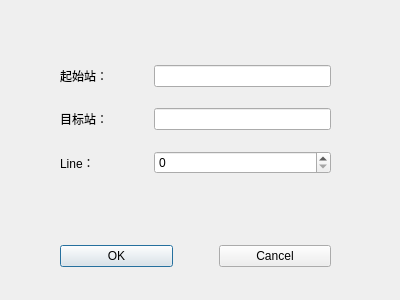
<?xml version="1.0" encoding="UTF-8"?>
<ui version="4.0">
 <class>Dialog</class>
 <widget class="QDialog" name="Dialog">
  <property name="geometry">
   <rect>
    <x>0</x>
    <y>0</y>
    <width>400</width>
    <height>300</height>
   </rect>
  </property>
  <property name="minimumSize">
   <size>
    <width>400</width>
    <height>300</height>
   </size>
  </property>
  <property name="maximumSize">
   <size>
    <width>400</width>
    <height>300</height>
   </size>
  </property>
  <property name="windowTitle">
   <string>Dialog</string>
  </property>
  <widget class="QWidget" name="layoutWidget">
   <property name="geometry">
    <rect>
     <x>20</x>
     <y>240</y>
     <width>351</width>
     <height>33</height>
    </rect>
   </property>
   <layout class="QHBoxLayout">
    <property name="spacing">
     <number>6</number>
    </property>
    <property name="leftMargin">
     <number>0</number>
    </property>
    <property name="topMargin">
     <number>0</number>
    </property>
    <property name="rightMargin">
     <number>0</number>
    </property>
    <property name="bottomMargin">
     <number>0</number>
    </property>
    <item>
     <spacer>
      <property name="orientation">
       <enum>Qt::Horizontal</enum>
      </property>
      <property name="sizeType">
       <enum>QSizePolicy::Preferred</enum>
      </property>
      <property name="sizeHint" stdset="0">
       <size>
        <width>40</width>
        <height>20</height>
       </size>
      </property>
     </spacer>
    </item>
    <item>
     <widget class="QPushButton" name="okButton">
      <property name="text">
       <string>OK</string>
      </property>
     </widget>
    </item>
    <item>
     <spacer name="horizontalSpacer">
      <property name="orientation">
       <enum>Qt::Horizontal</enum>
      </property>
      <property name="sizeType">
       <enum>QSizePolicy::Preferred</enum>
      </property>
      <property name="sizeHint" stdset="0">
       <size>
        <width>40</width>
        <height>20</height>
       </size>
      </property>
     </spacer>
    </item>
    <item>
     <widget class="QPushButton" name="cancelButton">
      <property name="text">
       <string>Cancel</string>
      </property>
     </widget>
    </item>
    <item>
     <spacer name="horizontalSpacer_2">
      <property name="orientation">
       <enum>Qt::Horizontal</enum>
      </property>
      <property name="sizeType">
       <enum>QSizePolicy::Preferred</enum>
      </property>
      <property name="sizeHint" stdset="0">
       <size>
        <width>40</width>
        <height>20</height>
       </size>
      </property>
     </spacer>
    </item>
   </layout>
  </widget>
  <widget class="QWidget" name="gridLayoutWidget">
   <property name="geometry">
    <rect>
     <x>20</x>
     <y>50</y>
     <width>351</width>
     <height>141</height>
    </rect>
   </property>
   <layout class="QGridLayout" name="gridLayout">
    <item row="0" column="3">
     <widget class="QLineEdit" name="lineEdit"/>
    </item>
    <item row="1" column="1">
     <widget class="QLabel" name="label_2">
      <property name="text">
       <string>目标站：</string>
      </property>
     </widget>
    </item>
    <item row="1" column="3">
     <widget class="QLineEdit" name="lineEdit_2"/>
    </item>
    <item row="0" column="1">
     <widget class="QLabel" name="label">
      <property name="text">
       <string>起始站：</string>
      </property>
     </widget>
    </item>
    <item row="1" column="2">
     <spacer name="horizontalSpacer_3">
      <property name="orientation">
       <enum>Qt::Horizontal</enum>
      </property>
      <property name="sizeType">
       <enum>QSizePolicy::Preferred</enum>
      </property>
      <property name="sizeHint" stdset="0">
       <size>
        <width>40</width>
        <height>20</height>
       </size>
      </property>
     </spacer>
    </item>
    <item row="2" column="1">
     <widget class="QLabel" name="label_3">
      <property name="text">
       <string>Line：</string>
      </property>
     </widget>
    </item>
    <item row="1" column="4">
     <spacer name="horizontalSpacer_4">
      <property name="orientation">
       <enum>Qt::Horizontal</enum>
      </property>
      <property name="sizeType">
       <enum>QSizePolicy::Preferred</enum>
      </property>
      <property name="sizeHint" stdset="0">
       <size>
        <width>40</width>
        <height>20</height>
       </size>
      </property>
     </spacer>
    </item>
    <item row="2" column="3">
     <widget class="QSpinBox" name="spinBox"/>
    </item>
    <item row="1" column="0">
     <spacer name="horizontalSpacer_5">
      <property name="orientation">
       <enum>Qt::Horizontal</enum>
      </property>
      <property name="sizeType">
       <enum>QSizePolicy::Preferred</enum>
      </property>
      <property name="sizeHint" stdset="0">
       <size>
        <width>40</width>
        <height>20</height>
       </size>
      </property>
     </spacer>
    </item>
   </layout>
  </widget>
 </widget>
 <resources/>
 <connections>
  <connection>
   <sender>okButton</sender>
   <signal>clicked()</signal>
   <receiver>Dialog</receiver>
   <slot>accept()</slot>
   <hints>
    <hint type="sourcelabel">
     <x>278</x>
     <y>253</y>
    </hint>
    <hint type="destinationlabel">
     <x>96</x>
     <y>254</y>
    </hint>
   </hints>
  </connection>
  <connection>
   <sender>cancelButton</sender>
   <signal>clicked()</signal>
   <receiver>Dialog</receiver>
   <slot>reject()</slot>
   <hints>
    <hint type="sourcelabel">
     <x>369</x>
     <y>253</y>
    </hint>
    <hint type="destinationlabel">
     <x>179</x>
     <y>282</y>
    </hint>
   </hints>
  </connection>
 </connections>
</ui>
